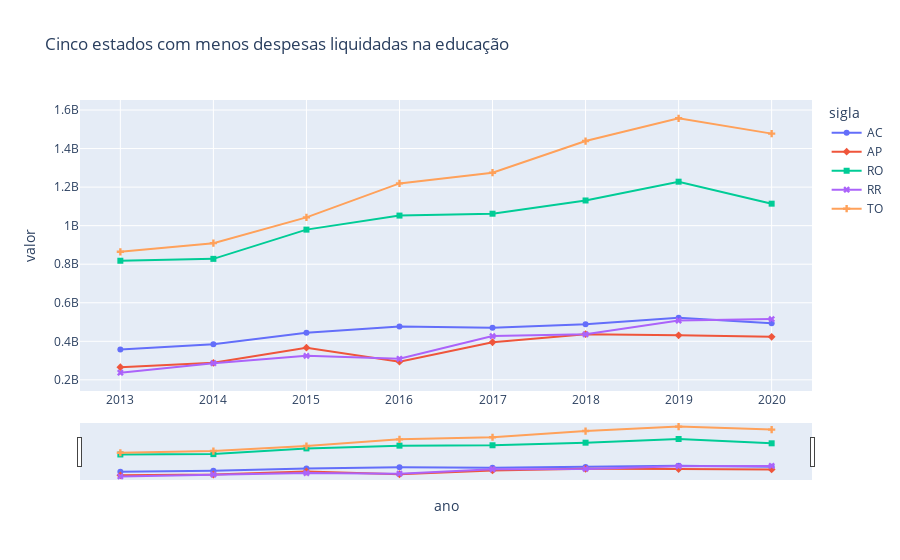

The notebook cell this image was saved under:
### Markdown cell above
*Observa-se uma queda de 2019 para 2020*

### Code cell
fig = px.line(df_menos, 
              x = df_menos.ano, 
              y = df_menos.valor,
              color = "sigla", 
              symbol= "sigla", 
              title="Cinco estados com menos despesas liquidadas na educação"
             )

fig.update_xaxes(rangeslider_visible=True)

fig.show()

fig.write_html("topmenos.html")

### Figure 1 — Plotly figure (JSON) as saved in the notebook; plotly's stock layout.template omitted (floating-point values rounded to 4 significant figures)
{"data": [{"hovertemplate": "sigla=AC<br>ano=%{x}<br>valor=%{y}<extra></extra>", "legendgroup": "AC", "line": {"color": "#636efa", "dash": "solid"}, "marker": {"symbol": "circle"}, "mode": "markers+lines", "name": "AC", "orientation": "v", "showlegend": true, "type": "scatter", "x": [2013, 2014, 2015, 2016, 2017, 2018, 2019, 2020], "xaxis": "x", "y": [357600000.0, 385100000.0, 443900000.0, 476900000.0, 469800000.0, 488700000.0, 521700000.0, 493800000.0], "yaxis": "y"}, {"hovertemplate": "sigla=AP<br>ano=%{x}<br>valor=%{y}<extra></extra>", "legendgroup": "AP", "line": {"color": "#EF553B", "dash": "solid"}, "marker": {"symbol": "diamond"}, "mode": "markers+lines", "name": "AP", "orientation": "v", "showlegend": true, "type": "scatter", "x": [2013, 2014, 2015, 2016, 2017, 2018, 2019, 2020], "xaxis": "x", "y": [265600000.0, 288500000.0, 367000000.0, 294300000.0, 394900000.0, 437100000.0, 431000000.0, 423400000.0], "yaxis": "y"}, {"hovertemplate": "sigla=RO<br>ano=%{x}<br>valor=%{y}<extra></extra>", "legendgroup": "RO", "line": {"color": "#00cc96", "dash": "solid"}, "marker": {"symbol": "square"}, "mode": "markers+lines", "name": "RO", "orientation": "v", "showlegend": true, "type": "scatter", "x": [2013, 2014, 2015, 2016, 2017, 2018, 2019, 2020], "xaxis": "x", "y": [818000000.0, 827700000.0, 979400000.0, 1052000000.0, 1062000000.0, 1131000000.0, 1228000000.0, 1114000000.0], "yaxis": "y"}, {"hovertemplate": "sigla=RR<br>ano=%{x}<br>valor=%{y}<extra></extra>", "legendgroup": "RR", "line": {"color": "#ab63fa", "dash": "solid"}, "marker": {"symbol": "x"}, "mode": "markers+lines", "name": "RR", "orientation": "v", "showlegend": true, "type": "scatter", "x": [2013, 2014, 2015, 2016, 2017, 2018, 2019, 2020], "xaxis": "x", "y": [237100000.0, 286300000.0, 324500000.0, 309100000.0, 426900000.0, 436200000.0, 507600000.0, 515200000.0], "yaxis": "y"}, {"hovertemplate": "sigla=TO<br>ano=%{x}<br>valor=%{y}<extra></extra>", "legendgroup": "TO", "line": {"color": "#FFA15A", "dash": "solid"}, "marker": {"symbol": "cross"}, "mode": "markers+lines", "name": "TO", "orientation": "v", "showlegend": true, "type": "scatter", "x": [2013, 2014, 2015, 2016, 2017, 2018, 2019, 2020], "xaxis": "x", "y": [864400000.0, 909200000.0, 1043000000.0, 1219000000.0, 1275000000.0, 1439000000.0, 1557000000.0, 1477000000.0], "yaxis": "y"}], "layout": {"legend": {"title": {"text": "sigla"}, "tracegroupgap": 0}, "title": {"text": "Cinco estados com menos despesas liquidadas na educação"}, "xaxis": {"anchor": "y", "domain": [0, 1], "rangeslider": {"visible": true}, "title": {"text": "ano"}}, "yaxis": {"anchor": "x", "domain": [0, 1], "title": {"text": "valor"}}}}
